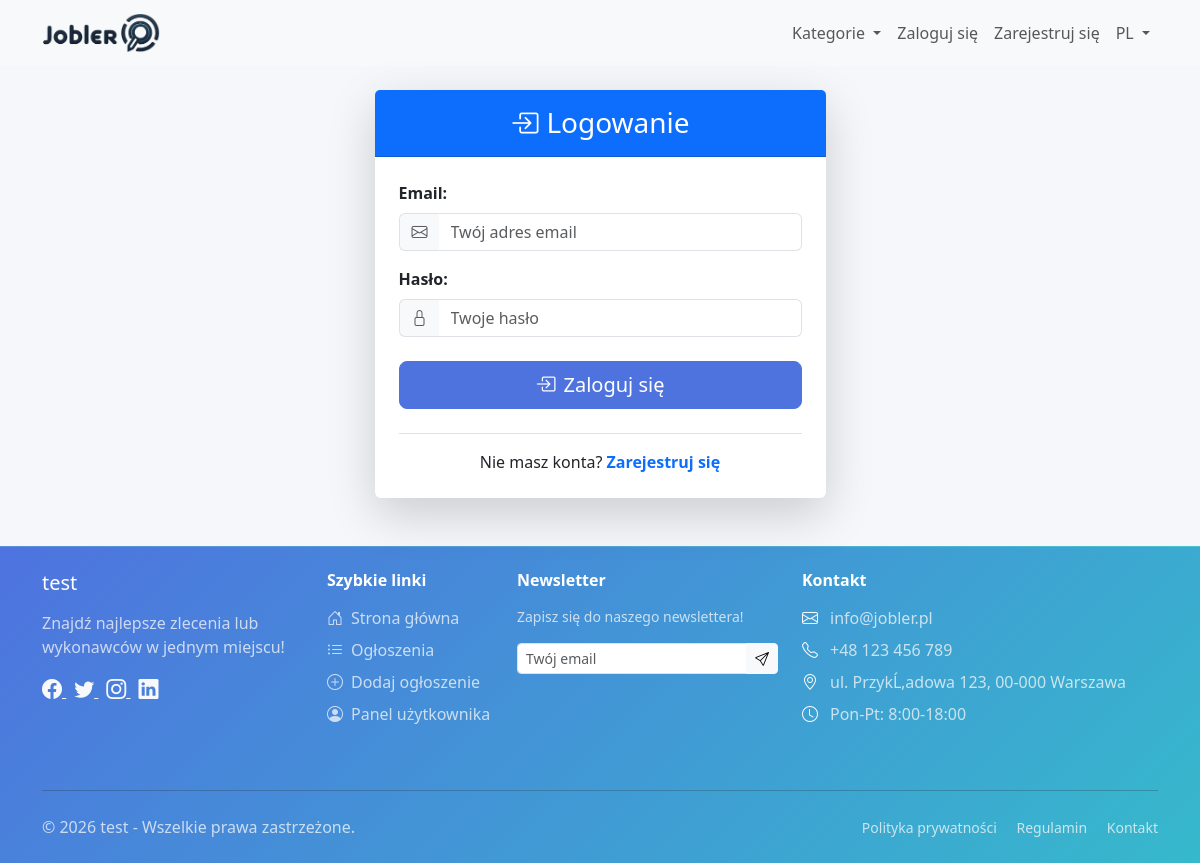
The page /login.php on the database its author committed.
### tables this page shows
CREATE TABLE `site_settings` (
  `id` int(11) NOT NULL,
  `title` varchar(255) NOT NULL,
  `logo` varchar(255) NOT NULL,
  `categories` text DEFAULT NULL,
  `meta_description` text DEFAULT NULL,
  `meta_keywords` text DEFAULT NULL,
  `max_ads` int(11) DEFAULT 10,
  `promotion_fee` decimal(10,2) DEFAULT 10.00,
  `facebook_url` varchar(255) DEFAULT NULL,
  `twitter_url` varchar(255) DEFAULT NULL,
  `instagram_url` varchar(255) DEFAULT NULL,
  `linkedin_url` varchar(255) DEFAULT NULL,
  `contact_email` varchar(255) DEFAULT NULL,
  `contact_phone` varchar(50) DEFAULT NULL,
  `contact_address` text DEFAULT NULL,
  `business_hours` varchar(255) DEFAULT NULL,
  `created_at` timestamp NOT NULL DEFAULT current_timestamp(),
  `updated_at` timestamp NOT NULL DEFAULT current_timestamp() ON UPDATE current_timestamp(),
  `allow_registration` tinyint(1) NOT NULL DEFAULT 0,
  `smtp_server` varchar(255) DEFAULT NULL,
  `smtp_port` int(11) DEFAULT NULL,
  `smtp_username` varchar(255) DEFAULT NULL,
  `smtp_password` varchar(255) DEFAULT NULL,
  `default_language` varchar(10) NOT NULL DEFAULT 'pl',
  `frontend_default_language` varchar(10) NOT NULL DEFAULT 'PL_pl',
  `admin_default_language` varchar(10) NOT NULL DEFAULT 'PL_pl',
  `layout_variant` varchar(50) NOT NULL DEFAULT 'classic',
  `company_name` varchar(255) DEFAULT NULL,
  `company_tax_id` varchar(50) DEFAULT NULL,
  `company_addresses` text DEFAULT NULL,
  `company_emails` text DEFAULT NULL,
  `company_phones` text DEFAULT NULL,
  `favicon` varchar(255) DEFAULT NULL,
  `meta_title` varchar(255) DEFAULT NULL,
  `copyright_text` text DEFAULT NULL,
  `maintenance_mode` tinyint(1) NOT NULL DEFAULT 0,
  `maintenance_message` text DEFAULT NULL,
  `email_templates` mediumtext DEFAULT NULL,
  `sitemap_enabled` tinyint(1) NOT NULL DEFAULT 1,
  `sitemap_last_generated` datetime DEFAULT NULL,
  `last_system_backup` varchar(255) DEFAULT NULL,
  `last_database_backup` varchar(255) DEFAULT NULL
);

CREATE TABLE `pages` (
  `id` int(11) NOT NULL,
  `title` varchar(255) NOT NULL,
  `content` text DEFAULT NULL,
  `slug` varchar(255) NOT NULL,
  `meta_title` varchar(255) DEFAULT NULL,
  `meta_description` text DEFAULT NULL,
  `status` varchar(20) NOT NULL DEFAULT 'draft',
  `show_in_menu` tinyint(1) NOT NULL DEFAULT 0,
  `show_in_footer` tinyint(1) NOT NULL DEFAULT 0,
  `sort_order` int(11) NOT NULL DEFAULT 100,
  `created_at` datetime DEFAULT NULL,
  `updated_at` datetime DEFAULT NULL
);

### login.php (the view, shortened to what the rows shown need)
<?php
require_once 'models/SiteSettings.php';
$siteSettingsModel = new SiteSettings();
$siteSettings = $siteSettingsModel->getSettings();
?>
<!DOCTYPE html>
<html lang="pl">
<head>
    <link href="https://cdn.jsdelivr.net/npm/bootstrap@5.3.3/dist/css/bootstrap.min.css" rel="stylesheet">
    <link rel="stylesheet" href="https://cdn.jsdelivr.net/npm/bootstrap-icons@1.11.3/font/bootstrap-icons.min.css">
    <link rel="stylesheet" href="/css/style.css">
</head>
<body class="d-flex flex-column min-vh-100">
    <?php
    include 'templates/navbar.php';
    ?>
    <?php
    include 'templates/footer.php';
    ?>
</body>
</html>

### templates/navbar.php (shortened to what the rows shown need)
<?php
require_once __DIR__ . '/../models/SiteSettings.php';
require_once __DIR__ . '/../models/Page.php';
require_once __DIR__ . '/../models/Language.php';
$siteSettingsModel = new SiteSettings();
$siteSettings = $siteSettingsModel->getSettings();
$navbarPageModel = new Page();
$currentLocale = Language::current('frontend');
$logo = $siteSettings['logo'] ?? 'logo.png';
$siteTitle = $siteSettings['title'] ?? 'Jobler';
?>
<nav class="navbar navbar-expand-lg navbar-light bg-light">
  <div class="container">
    <a class="navbar-brand" href="/?lang=<?= urlencode($currentLocale) ?>">
      <img src="/img/<?= htmlspecialchars($logo, ENT_QUOTES, 'UTF-8') ?>" alt="<?= htmlspecialchars($siteTitle, ENT_QUOTES, 'UTF-8') ?>" style="height: 40px;">
    </a>
  </div>
</nav>

### templates/footer.php (shortened to what the rows shown need)
<?php
require_once __DIR__ . '/../models/SiteSettings.php';
require_once __DIR__ . '/../models/Page.php';
require_once __DIR__ . '/../models/Language.php';
$siteSettingsModel = new SiteSettings();
$siteSettings = $siteSettingsModel->getSettings();
$siteTitle = $siteSettings['title'] ?? 'Jobler';
$copyrightText = $siteSettingsModel->formatCopyrightText($siteSettings);
$footerPageModel = new Page();
$footerLocale = Language::current('frontend');
$footerPages = $footerPageModel->getVisibleInFooter($footerLocale);
?>
<footer class="footer mt-auto py-4" style="background: linear-gradient(135deg, var(--primary-color) 0%, var(--accent-color) 100%);">
    <div class="container">
        <div class="row">
            <div class="col-lg-3 col-md-6 mb-4">
                <div class="footer-brand d-flex align-items-center mb-3">
                    <h5 class="text-white mb-0"><?= htmlspecialchars($siteTitle) ?></h5>
                </div>
            </div>
            <div class="col-lg-4 col-md-6 mb-4">
                <div class="contact-info">
                    <?php if (!empty($siteSettings['contact_email'])): ?>
                    <div class="d-flex align-items-center mb-2">
                        <i class="bi bi-envelope text-light me-2"></i>
                        <span class="text-light opacity-75"><?= htmlspecialchars($siteSettings['contact_email']) ?></span>
                    </div>
                    <?php endif; ?>
                    <?php if (!empty($siteSettings['contact_phone'])): ?>
                    <div class="d-flex align-items-center mb-2">
                        <i class="bi bi-telephone text-light me-2"></i>
                        <span class="text-light opacity-75"><?= htmlspecialchars($siteSettings['contact_phone']) ?></span>
                    </div>
                    <?php endif; ?>
                    <?php if (!empty($siteSettings['contact_address'])): ?>
                    <div class="d-flex align-items-center mb-2">
                        <i class="bi bi-geo-alt text-light me-2"></i>
                        <span class="text-light opacity-75"><?= htmlspecialchars($siteSettings['contact_address']) ?></span>
                    </div>
                    <?php endif; ?>
                    <?php if (!empty($siteSettings['business_hours'])): ?>
                    <div class="d-flex align-items-center mb-2">
                        <i class="bi bi-clock text-light me-2"></i>
                        <span class="text-light opacity-75"><?= htmlspecialchars($siteSettings['business_hours']) ?></span>
                    </div>
                    <?php endif; ?>
                </div>
            </div>
        </div>
        <div class="row align-items-center">
            <div class="col-md-6">
                <p class="text-light opacity-75 mb-0">
                    <?= htmlspecialchars($copyrightText, ENT_QUOTES, 'UTF-8') ?>
                </p>
            </div>
            <div class="col-md-6 text-md-end">
                <div class="footer-links">
                    <?php foreach ($footerPages as $index => $footerPage): ?>
                        <a href="<?= htmlspecialchars($footerPageModel->publicUrl($footerPage, $footerLocale), ENT_QUOTES, 'UTF-8') ?>" class="text-light text-decoration-none opacity-75 hover-opacity-100 <?= $index < count($footerPages) - 1 ? 'me-3' : '' ?> small">
                            <?= htmlspecialchars($footerPage['title'], ENT_QUOTES, 'UTF-8') ?>
                        </a>
                    <?php endforeach; ?>
                </div>
            </div>
        </div>
    </div>
</footer>
</body>
</html>

### rows shown on the page
site_settings: logo+title (picture), title "test", contact_email "info@jobler.pl", contact_phone "+48 123 456 789", contact_address "ul. PrzykĹ‚adowa 123, 00-000 Warszawa", business_hours "Pon-Pt: 8:00-18:00", copyrightText "© 2026 test - Wszelkie prawa zastrzeżone."
pages: title "Polityka prywatności"
pages: title "Regulamin"
pages: title "Kontakt"

### other values the page prints
__t('nav.categories') "Kategorie"
__t('nav.login') "Zaloguj się"
__t('nav.register') "Zarejestruj się"
$availableLanguages[$currentLocale]['short'] "PL"
__t('footer.description') "Znajdź najlepsze zlecenia lub wykonawców w jednym miejscu!"
__t('footer.quick_links') "Szybkie linki"
__t('footer.home') "Strona główna"
__t('footer.jobs') "Ogłoszenia"
__t('footer.add_job') "Dodaj ogłoszenie"
__t('footer.user_panel') "Panel użytkownika"
__t('footer.newsletter') "Newsletter"
__t('footer.newsletter_text') "Zapisz się do naszego newslettera!"
__t('footer.contact') "Kontakt"
